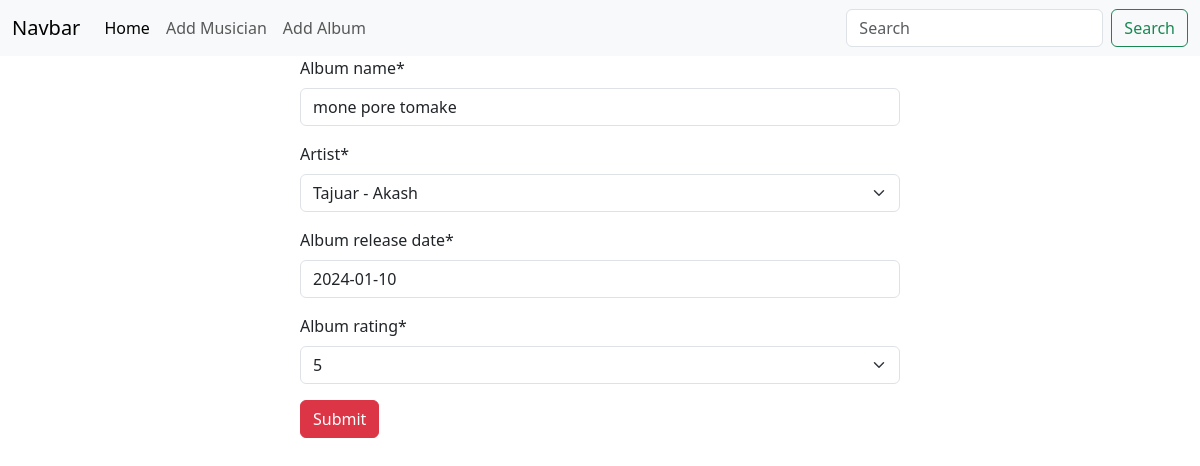
Page /albums/edit/43 on the committed database.
### albums/models.py (models this page shows, shortened)
class albums_Model(models.Model):
    album_name = models.CharField( max_length=50)
    Artist = models.ForeignKey(musician_Model, on_delete=models.CASCADE,default="Akash")
    album_release_date= models.DateField()
    album_ratings_list = {
        'one':'1',
        'two':'2',
        'three':'3',
        'four':'4',
        'five':'5',
    }
    album_rating = models.CharField(max_length=10,choices =album_ratings_list)

### albums/views.py (the view)
# urls.py: path('edit/<int:id>', views.edit_album_view.as_view(),name='edit_album'),
class edit_album_view(UpdateView):
    model = albums_Model
    form_class = album_form
    pk_url_kwarg='id'
    template_name = 'add_album.html'
    success_url = reverse_lazy("add_album")

### albums/forms.py
class album_form(forms.ModelForm):
    class Meta:
        model = albums_Model
        fields = '__all__'

### musicians/models.py (called while the page is built)
    def __str__(self) -> str:
        return f'{self.first_name} - {self.last_name}'

### albums/templates/add_album.html (shortened to what this page needs)
{% extends 'base.html' %}
{% block contents %}
    {% load crispy_forms_tags %}
    <form method="post" action="" style="width: 50%; margin: auto;">
        {{form | crispy}}
        <button  class="btn btn-danger" type="submit" >Submit</button>
    </form>
{% endblock contents %}

### rows in the picture
albums_Model: album_name "mone pore tomake", Artist "Tajuar - Akash", album_release_date "2024-01-10", album_rating "5"
